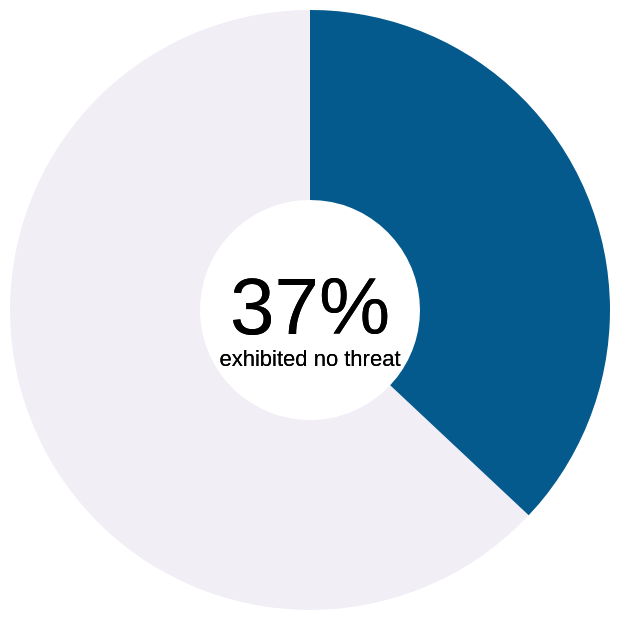

The Vega-Lite source for this figure:
### Vega-Lite specification from a JSON file in a GitHub repository (floating-point values rounded to 4 significant figures)
{"$schema": "https://vega.github.io/schema/vega-lite/v5.json", "config": {"view": {"stroke": null}}, "width": "container", "data": {"values": [{"category": "Signs of Mental Illness", "value": 0.63}, {"category": "No Signs of Mental Illness", "value": 0.37}]}, "layer": [{"mark": {"type": "arc", "innerRadius": 55}, "encoding": {"theta": {"field": "value", "type": "quantitative"}, "color": {"field": "category", "scale": {"range": ["#045a8d", "#f1eef6"]}, "legend": null}}}, {"mark": {"type": "text", "text": "37%", "fontSize": 40}, "encoding": {"color": {"value": "black"}}}, {"mark": {"type": "text", "text": "exhibited no threat", "dy": 25}, "encoding": {"color": {"value": "black"}}}]}
